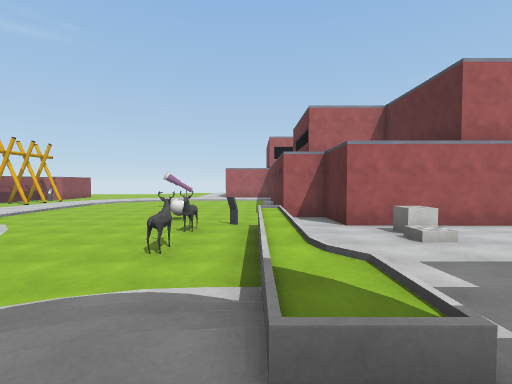
view 1 (above)

18 first-person views from a walk through a scene from a Unity 3-D project. The camera is 1.5 m above the floor, tilts 2° down and sees 85° across. The floor is counted in squares, 2 m on a side. Each view is taken from the middle of a square. On the plan, view 1 faces up. The plan holds only what a view shows up to about 10 squares ahead; the rest is blank. The place goes on beyond the plan. The player character is not drawn. Some surface patterns are stand-ins.

view 2
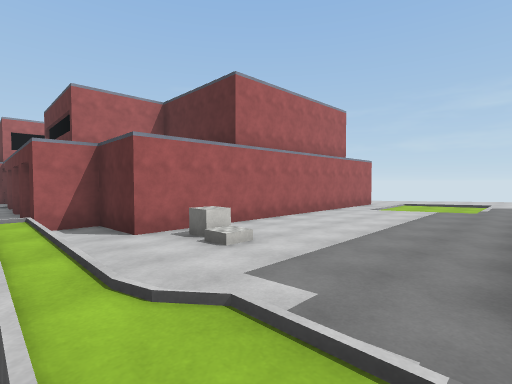

view 3
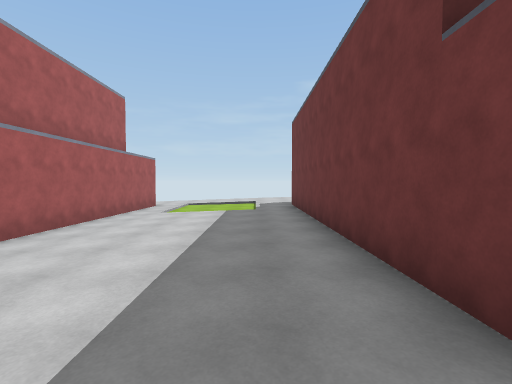

view 4
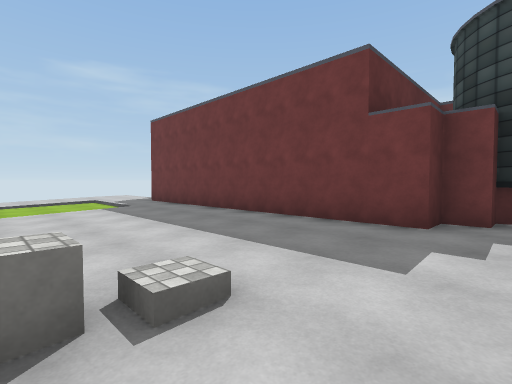

view 5
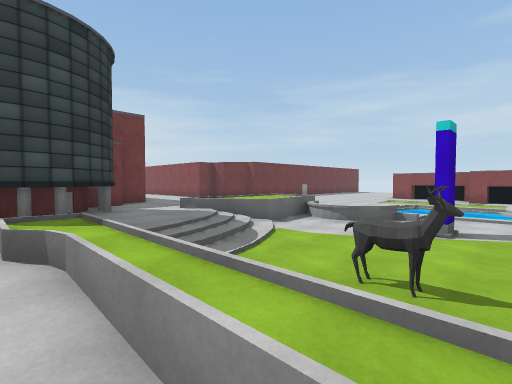

view 6
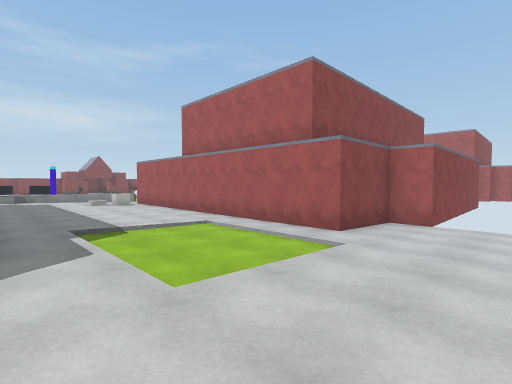

view 7
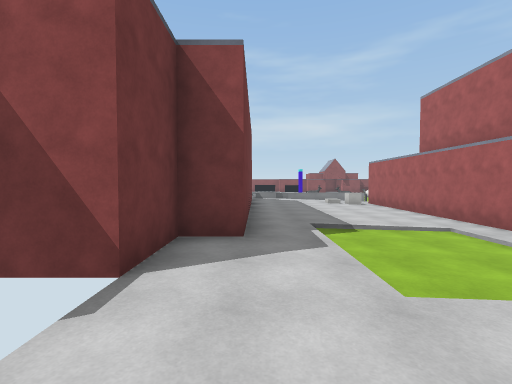

view 8
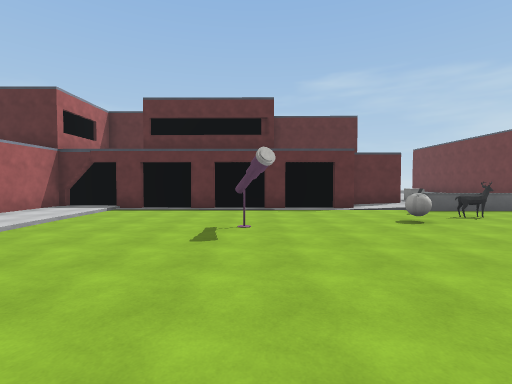

view 9
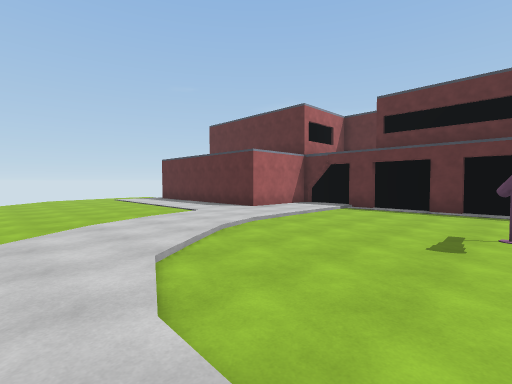

view 10
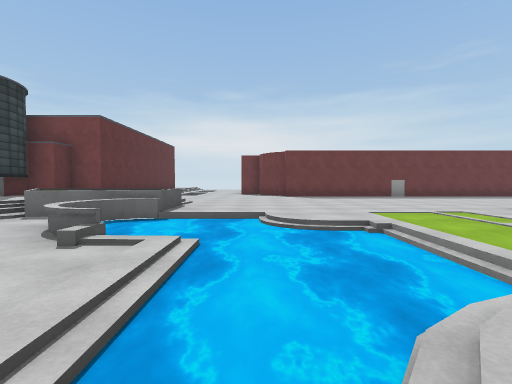

view 11
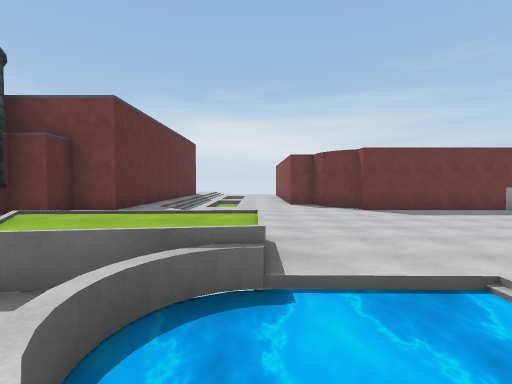

view 12
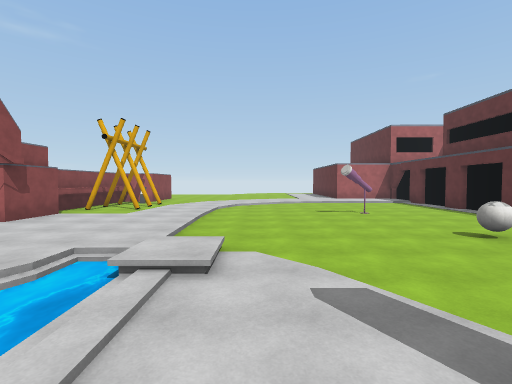

view 13
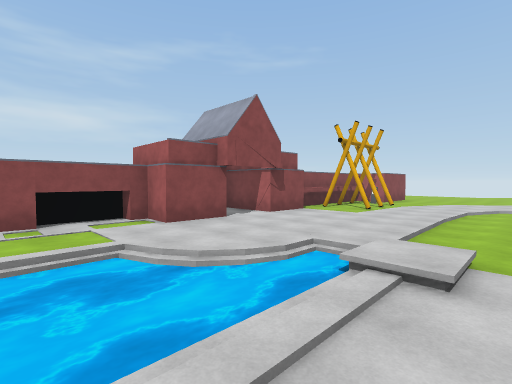

view 14
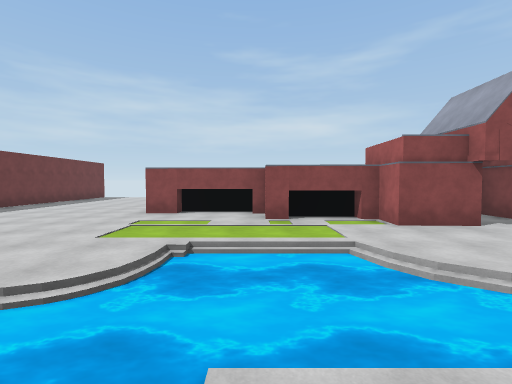

view 15
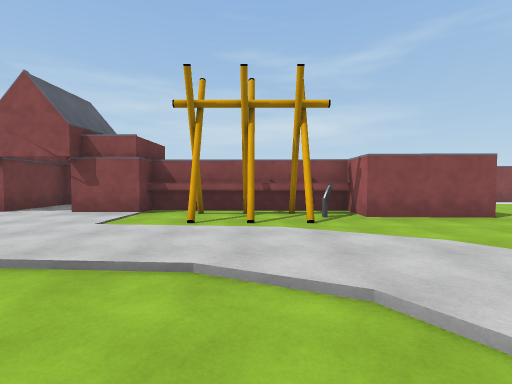

view 16
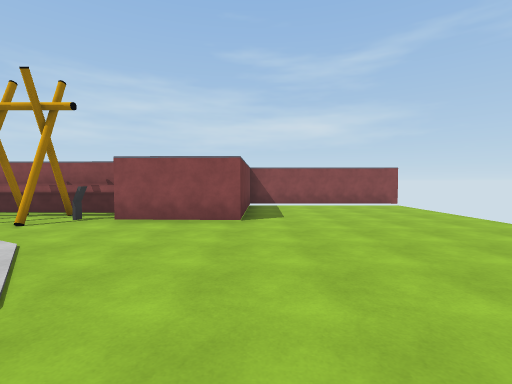

view 17
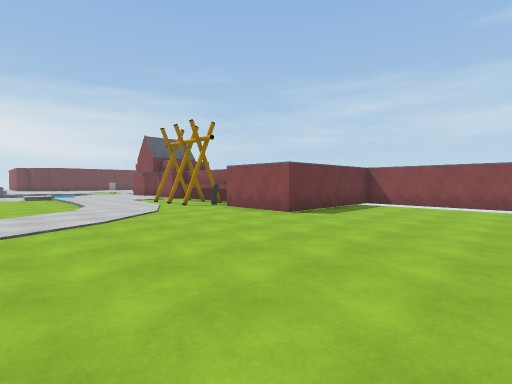

view 18
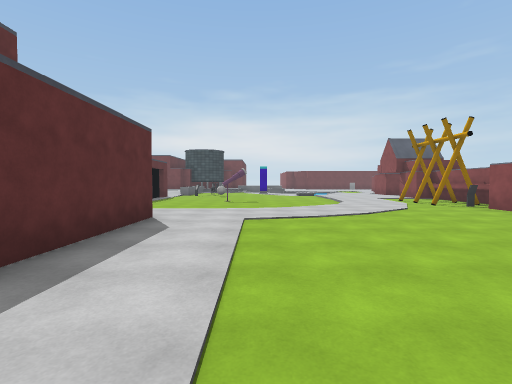

### Floor plan
Key: @ floor where view 1 was taken; # wall or solid block; . main floor; : floor 0.25 m higher than the main floor; + floor 0.5 m higher than the main floor; * floor 1 m higher than the main floor; / step, stairs or slope; = window, fence, low wall or low ledge; ~ water the walk can cross; ≈ water the walk keeps out of; ^ raised ledge; O other object.
Columns run from 16 left of view 1 to 14 right of it. Each row starts with its distance up from view 1.
 23  #       .. .
 22  #...........:
 21  #...........::#
 20  #...........::#
 19  #...........::#
 18  #...........::###
 17  #####.....::::::#
 16     ##...::::::::#
 15     #...::://....#
 14     ###.::/......#
 13      ##::/.......#
 12     ###::........#
 11     #..::....O...#
 10     #::::........#
  9    ##::::........#         ##
  8    ::::::.....O..##        #...
  7    ##::::/.....#..#        #...
  6    ##:::~:.....O=:##########:::
  5    #.:::≈.......=::O:::::::::::
  4   ##:.:≈≈..#..O.=::/::::::::/::
  3   #::.:≈≈//.....=++++++++:::/++
  2   #:..:≈≈≈≈^.../=/+++++++////++
  1   #:..::≈≈≈^./////+++++++++++++
  0   #::::.../**#++@+###########
 -1 :::::::...////+####
 -2 :::::::.../  ++##
 -3 :::::::....  ++#
 -4 :::::::....  +##
 -5 :::::::....  +#
 -6 ########.....+#
 -7        #... /+#

Where each view was taken, in squares from view 1:
view 1: 0 up, 0 right, facing up
view 2: 1 up, 0 right, facing up-right
view 3: 2 up, 1 right, facing right
view 4: 5 up, 1 right, facing down-right
view 5: 5 up, 1 right, facing down-left
view 6: 1 up, 14 right, facing up-left
view 7: 1 up, 14 right, facing left
view 8: 11 up, 8 left, facing right
view 9: 11 up, 8 left, facing up-right
view 10: 6 up, 8 left, facing down
view 11: 3 up, 6 left, facing down
view 12: 3 up, 6 left, facing up
view 13: 3 up, 6 left, facing up-left
view 14: 3 up, 6 left, facing left
view 15: 13 up, 5 left, facing left
view 16: 18 up, 5 left, facing left
view 17: 22 up, 5 left, facing down-left
view 18: 23 up, 4 left, facing down
